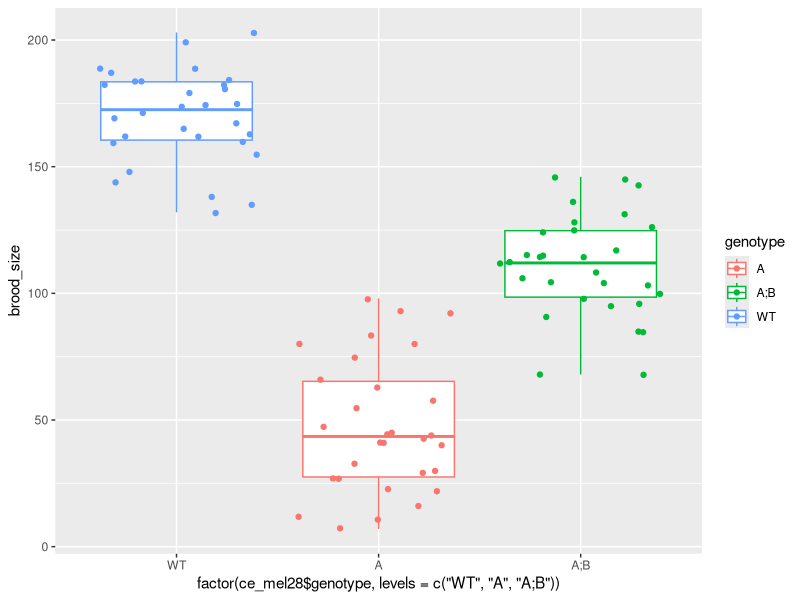
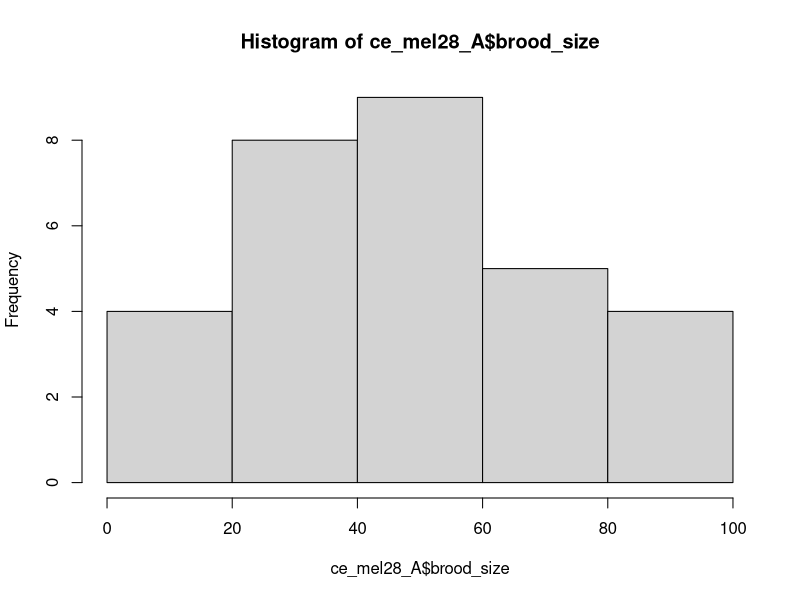
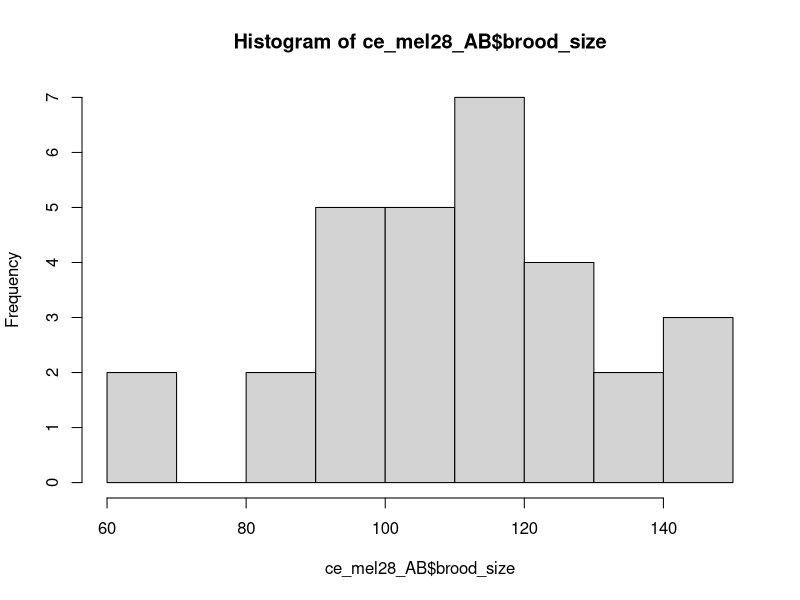
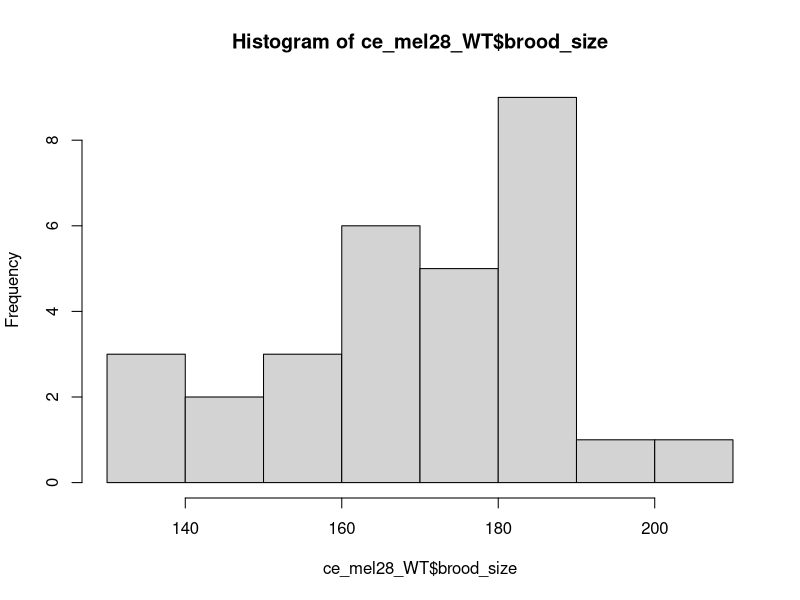
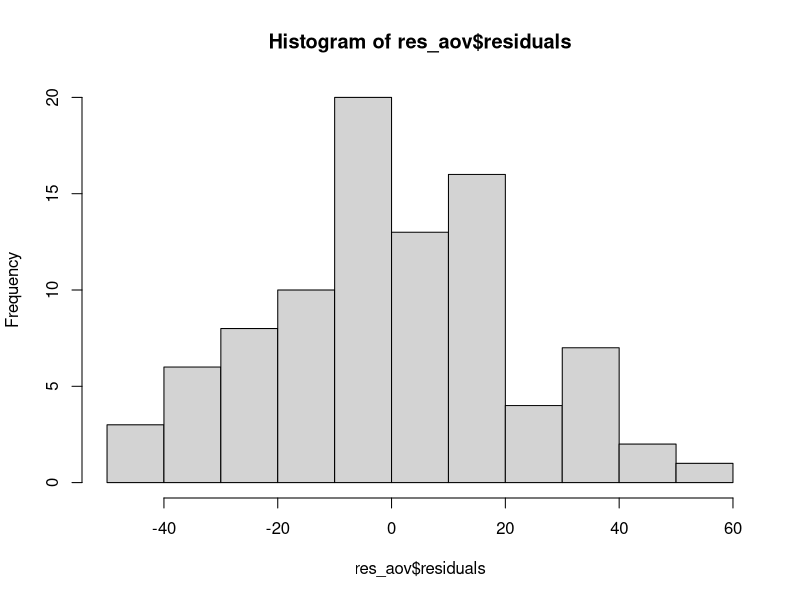
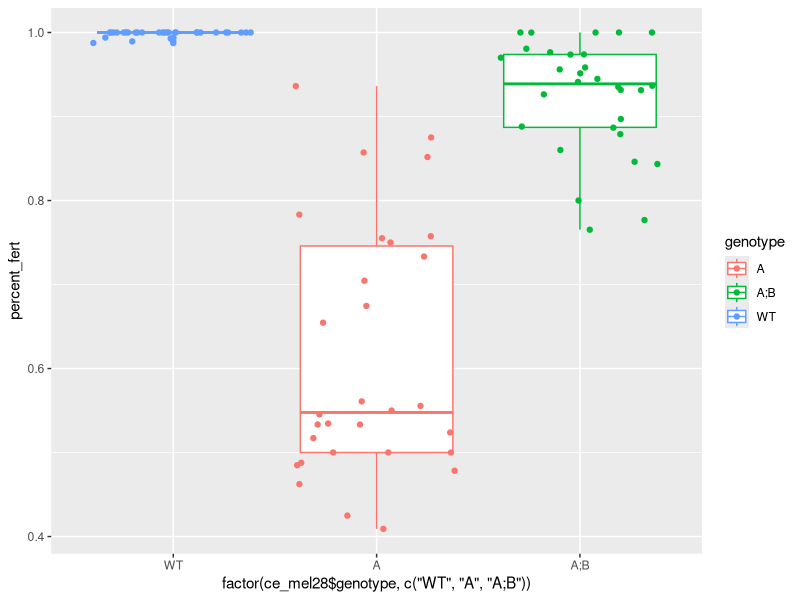
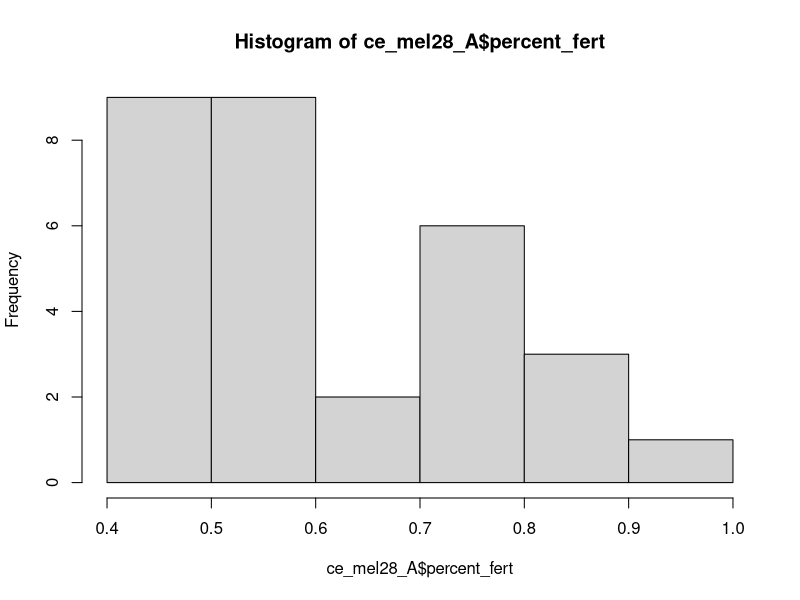
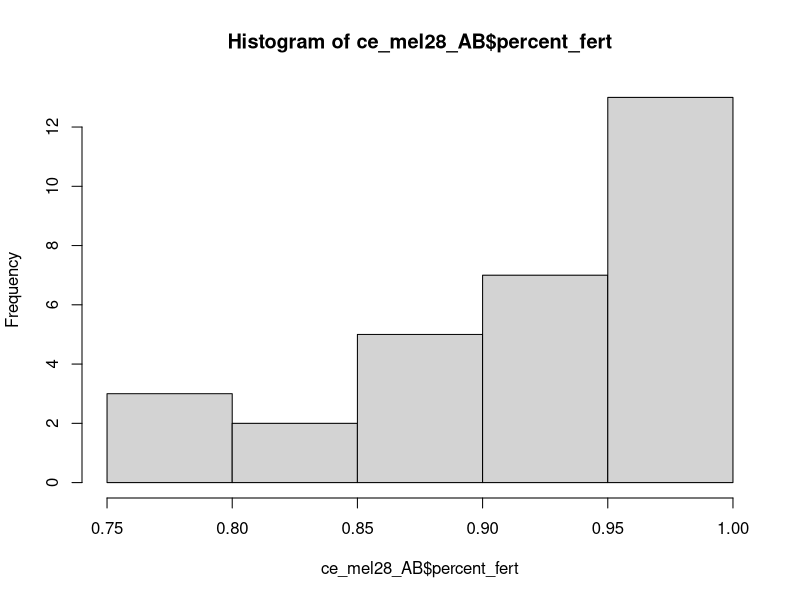

The R script that drew these images, in order:
## ---- chunk 1
knitr::opts_chunk$set(echo = TRUE)
library(ggplot2)
library(dplyr)
## ---- chunk 2
# load the data
ce_mel28 <- read.csv("Ce_mel28_Emb_Ste.csv")

# take a look at it (check / fix factor levels)
head(ce_mel28)
ce_mel28$genotype <- as.factor(ce_mel28$genotype)
relevel(ce_mel28$genotype, ref = "WT")

## ---- chunk 3
ggplot(ce_mel28,
       mapping = aes(x = factor(ce_mel28$genotype, levels=c("WT", "A", "A;B")),
                     y = brood_size,
                     color = genotype)) +
  geom_boxplot() +
  geom_jitter()
## ---- chunk 4
ce_mel28_A <- ce_mel28[ce_mel28$genotype == "A",]
ce_mel28_WT <- ce_mel28[ce_mel28$genotype == "WT",]
ce_mel28_AB <- ce_mel28[ce_mel28$genotype == "A;B",]

hist(ce_mel28_A$brood_size)
hist(ce_mel28_AB$brood_size)
hist(ce_mel28_WT$brood_size)

shapiro.test(ce_mel28_A$brood_size)
shapiro.test(ce_mel28_AB$brood_size)
shapiro.test(ce_mel28_WT$brood_size)


## ---- chunk 5
shapiro.test(ce_mel28_A$brood_size)
shapiro.test(ce_mel28_AB$brood_size)
shapiro.test(ce_mel28_WT$brood_size)
## ---- chunk 6
# var.test
var.test(ce_mel28_A$brood_size, ce_mel28_AB$brood_size)
var.test(ce_mel28_A$brood_size, ce_mel28_WT$brood_size)
var.test(ce_mel28_AB$brood_size, ce_mel28_WT$brood_size)

# bartlett.test
bartlett.test(list(ce_mel28_AB$brood_size, ce_mel28_WT$brood_size, ce_mel28_A$brood_size))

## ---- chunk 7
# SS_error
A_mean <- mean(ce_mel28_A$brood_size)
AB_mean <- mean(ce_mel28_AB$brood_size)
WT_mean <- mean(ce_mel28_WT$brood_size)

SS_error <- sum((ce_mel28_A$brood_size - A_mean)^2,
                (ce_mel28_AB$brood_size - AB_mean)^2,
                (ce_mel28_WT$brood_size - WT_mean)^2)

## SS_group
grand_mean <- mean(ce_mel28$brood_size)
group_means <- c(A_mean, AB_mean, WT_mean)

SS_group <- sum(30 * (group_means - grand_mean)^2)

## ---- chunk 8
# degrees of freedom for SS_error
df_err <- 87

# degrees of freedom for SS_groups
df_group <- 2

# F-statistic
f_stat <- (SS_group / df_group) / (SS_error / df_err)

# p-value using CDF for F-statistic
pf(f_stat, 2, 87, lower.tail = F)

## ---- chunk 9
# anova for lm of brood_size ~ genotype
anova(lm(brood_size ~ genotype, data = ce_mel28))
p_val <- anova(lm(brood_size ~ genotype, data = ce_mel28))$"Pr(>F)"

## ---- chunk 10
summary(lm(brood_size ~ genotype, data = ce_mel28))
## ---- chunk 11
aov(lm(brood_size ~ genotype, data = ce_mel28))
## ---- chunk 12
TukeyHSD(aov(lm(brood_size ~ genotype, data = ce_mel28)))

## ---- chunk 13
res_aov <- aov(lm(brood_size ~ genotype, data = ce_mel28))
hist(res_aov$residuals)
shapiro.test(res_aov$residuals)
## ---- chunk 14
kruskal.test(brood_size ~ genotype, data = ce_mel28)

k_pval <- kruskal.test(brood_size ~ genotype, data = ce_mel28)$p.value
## ---- chunk 15
# add percent fertilization column
ce_mel28$percent_fert <- ce_mel28$fertilized / ce_mel28$brood_size

# plot it
ggplot(ce_mel28,
       mapping = aes(x = factor(ce_mel28$genotype, c("WT", "A", "A;B")),
                     y = percent_fert,
                     color = genotype)) +
  geom_boxplot() +
  geom_jitter()

## ---- chunk 16
# test for assumptions
ce_mel28_A <- ce_mel28[ce_mel28$genotype == "A",]
ce_mel28_WT <- ce_mel28[ce_mel28$genotype == "WT",]
ce_mel28_AB <- ce_mel28[ce_mel28$genotype == "A;B",]

var.test(ce_mel28_A$percent_fert, ce_mel28_AB$percent_fert)
var.test(ce_mel28_A$percent_fert, ce_mel28_WT$percent_fert)
var.test(ce_mel28_AB$percent_fert, ce_mel28_WT$percent_fert)

shapiro.test(ce_mel28_A$percent_fert)
shapiro.test(ce_mel28_AB$percent_fert)
shapiro.test(ce_mel28_WT$percent_fert)

# histograms
hist(ce_mel28_A$percent_fert)
hist(ce_mel28_AB$percent_fert)
hist(ce_mel28_WT$percent_fert)

## ---- chunk 17
kruskal.test(genotype ~ percent_fert, data = ce_mel28)
## ---- chunk 18
# first, check the documentation
help(power.anova.test)

# compute the power
power.anova.test(groups= 3, 
                 n= 30, 
                 within.var= SS_error, 
                 between.var= SS_group,
                 power = NULL,
                 sig.level= 0.05)
## ---- chunk 19
# compute the required sample size
# n = sigma * power / (effect * alpha)
power.anova.test(groups= 3, 
                 n= NULL, 
                 within.var= SS_error, 
                 between.var= SS_group,
                 power = 0.95,
                 sig.level= 0.05)


# sample size needed = 2.74 so at least 3

## ---- chunk 20
power.anova.test(groups= 3, 
                 n= NULL, 
                 within.var= SS_error,
                 between.var= SS_group / 10,
                 power = 0.95,
                 sig.level= 0.05)

# n = 15
